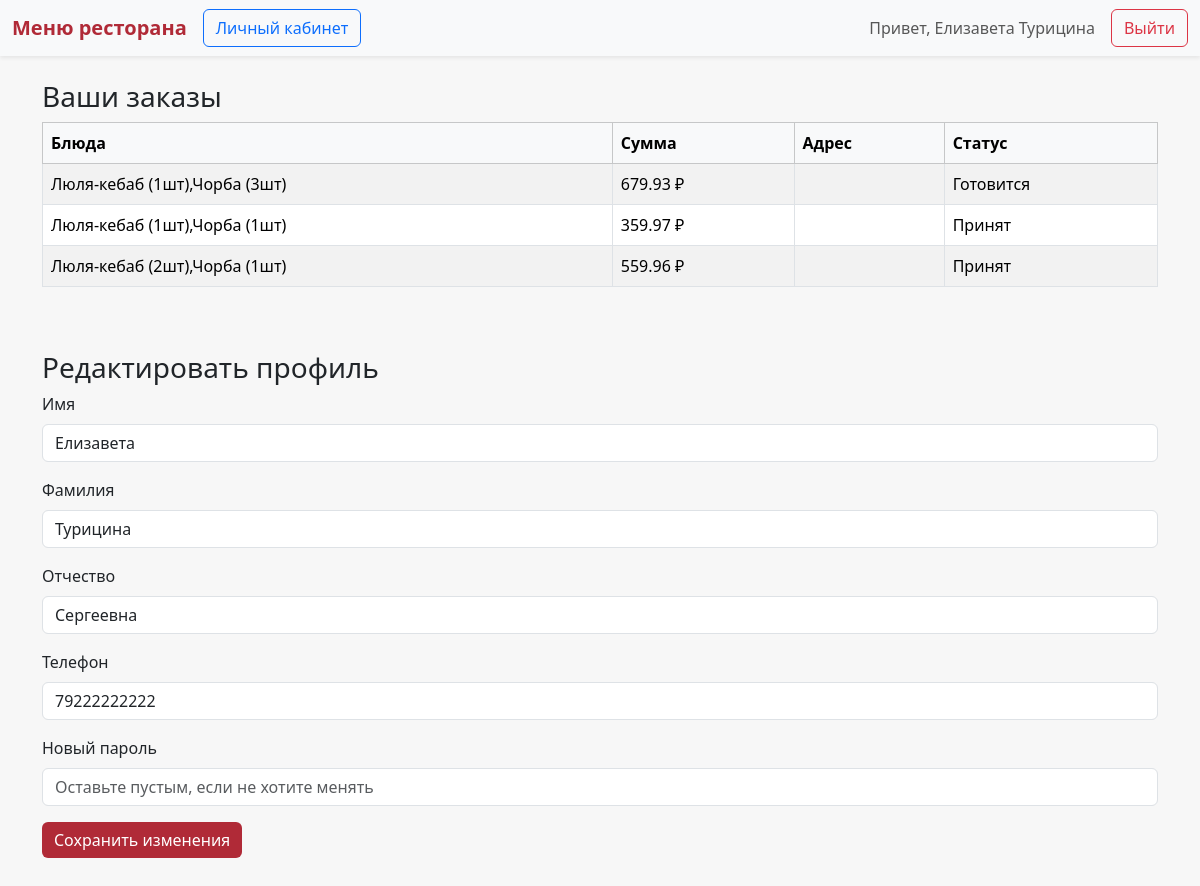
The app's page /client/profile.php (signed in), older data.
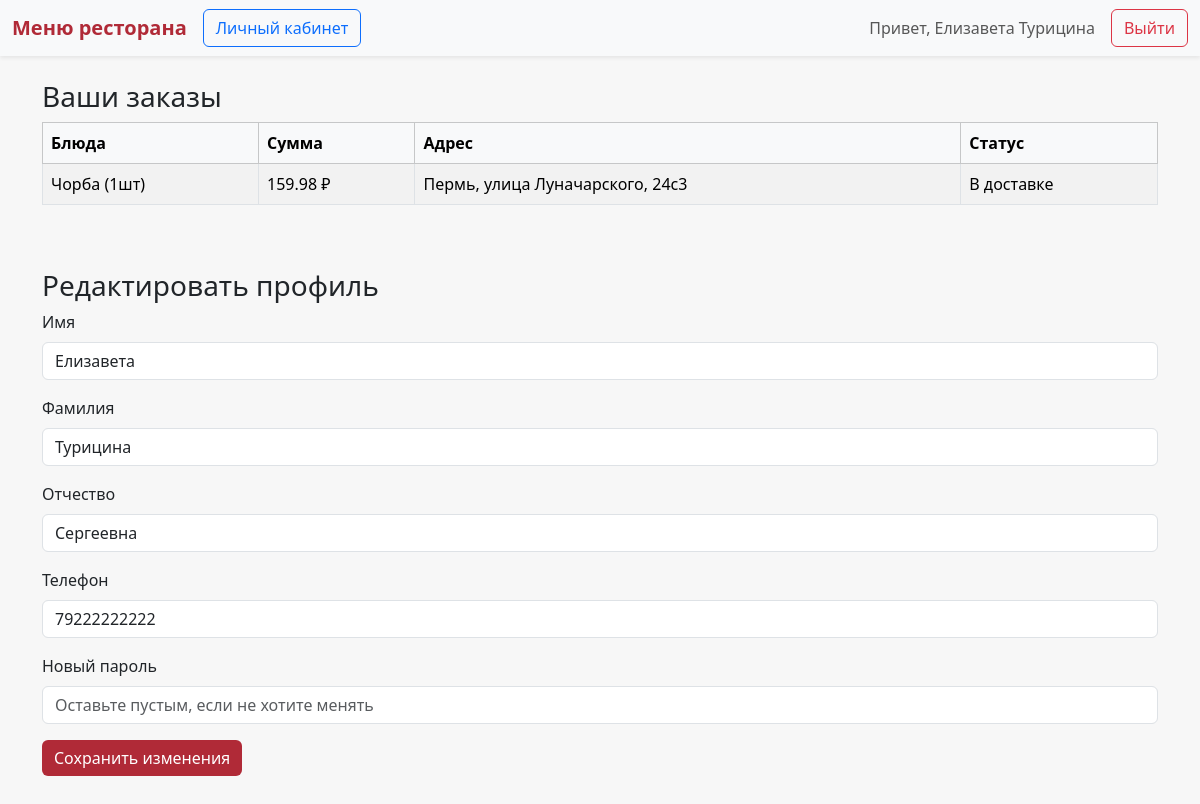
The same page, newer data.
### tables this page shows
CREATE TABLE `Users` (
  `Id` int(11) NOT NULL,
  `Surname` varchar(255) NOT NULL,
  `Name` varchar(255) NOT NULL,
  `Patronomyc` varchar(255) DEFAULT NULL,
  `Phone` varchar(255) NOT NULL,
  `Password` varchar(1000) NOT NULL,
  `Role` enum('client','courier','admin') NOT NULL
);

CREATE TABLE `Orders` (
  `Id` int(11) NOT NULL,
  `IdClient` int(11) NOT NULL,
  `IdCourier` int(11) NOT NULL,
  `TotalSum` decimal(10,2) NOT NULL,
  `Address` varchar(255) NOT NULL,
  `Status` enum('accepted','progress','ready','delivery','delivered') NOT NULL
);

### client/profile.php (the view, shortened to what this page needs)
<?php
    include("../settings/connect_database.php");
    if(isset($_SESSION['user'])) {
        if($_SESSION['user'] != -1) {
            $query = $mysqli->query("SELECT `Role`, `Name`, `Surname` FROM `Users` WHERE `Id` = ".$_SESSION["user"]);
            if($query && $query->num_rows == 1) {
                $read = $query->fetch_assoc();
            }
        } else {
            header("Location: ../index.php");
        }
    } else {
        header("Location: ../index.php");
    }
    $userId = $_SESSION['user'];
    $userQuery = $mysqli->query("SELECT * FROM Users WHERE Id = {$userId}");
    $user = $userQuery->fetch_assoc();
    $username = $read["Name"]. ' '. $read["Surname"];
    $statusMap = [
        'accepted'  => 'Принят',
        'progress'  => 'Готовится',
        'ready'     => 'Готов',
        'delivery'  => 'В доставке',
        'delivered' => 'Доставлен'
    ];
    $ordersQuery = $mysqli->query("SELECT
            o.Id, o.TotalSum, o.Address, o.Status, o.IdCourier,
            GROUP_CONCAT(d.Name, ' (', od.Quantity, 'шт)') AS Dishes
        FROM Orders o
        LEFT JOIN OrdersDishes od ON od.IdOrder = o.Id
        LEFT JOIN Dishes d ON d.Id = od.IdDishes
        WHERE o.IdClient = {$userId}
        GROUP BY o.Id
        ORDER BY o.Id DESC");
?>
<!DOCTYPE html>
<html lang="ru">
<head>
    <link href="https://cdn.jsdelivr.net/npm/bootstrap@5.3.2/dist/css/bootstrap.min.css" rel="stylesheet">
</head>
<body>
    <nav class="navbar navbar-expand-lg navbar-light bg-light shadow-sm mb-4">
        <div class="container-fluid">
            <a class="navbar-brand" href="client.php">Меню ресторана</a>
            <div class="collapse navbar-collapse">
                <ul class="navbar-nav me-auto">
                    <li class="nav-item">
                        <a href="profile.php" class="btn btn-outline-primary">Личный кабинет</a>
                    </li>
                </ul>
                <span class="navbar-text me-3">Привет, <?= $username ?></span>
                <a href="../functions/logout.php" class="btn btn-outline-danger">Выйти</a>
            </div>
        </div>
    </nav>
    <div class="container mt-4">
        <h3>Ваши заказы</h3>
        <div class="table-responsive mb-5">
            <table class="table table-striped table-bordered align-middle">
                <thead class="table-light">
                    <tr>
                        <th>Блюда</th>
                        <th>Сумма</th>
                        <th>Адрес</th>
                        <th>Статус</th>
                    </tr>
                </thead>
                <tbody>
                    <?php while($order = $ordersQuery->fetch_assoc()): ?>
                        <tr>
                            <td><?= $order['Dishes'] ?: '—' ?></td>
                            <td><?= $order['TotalSum'] ?> ₽</td>
                            <td><?= $order['Address'] ?></td>
                            <td><?= $statusMap[$order['Status']] ?? $order['Status'] ?></td>
                        </tr>
                    <?php endwhile; ?>
                </tbody>
            </table>
        </div>
        <h3>Редактировать профиль</h3>
        <form method="post" class="mb-5">
            <div class="mb-3">
                <label class="form-label">Имя</label>
                <input type="text" name="name" class="form-control" value="<?= $user['Name'] ?>" required>
            </div>
            <div class="mb-3">
                <label class="form-label">Фамилия</label>
                <input type="text" name="surname" class="form-control" value="<?= $user['Surname'] ?>" required>
            </div>
            <div class="mb-3">
                <label class="form-label">Отчество</label>
                <input type="text" name="patronomyc" class="form-control" value="<?= $user['Patronomyc'] ?>" required>
            </div>
            <div class="mb-3">
                <label class="form-label">Телефон</label>
                <input type="text" name="phone" class="form-control" value="<?= $user['Phone'] ?>" readonly>
            </div>
            <div class="mb-3">
                <label class="form-label">Новый пароль</label>
                <input type="password" name="password" class="form-control" placeholder="Оставьте пустым, если не хотите менять">
            </div>
            <button type="submit" class="btn btn-accent">Сохранить изменения</button>
        </form>
    </div>
</body>
</html>

### client/profile.php (style rules this page uses)
body { background-color: #f7f7f7; }
.navbar-brand { font-weight: 600; color: #b02a37 !important; }
.btn-accent { background-color: #b02a37; border: none; color: white; }

Row changes from the older to the newer data that the page shows:
removed orders: Dishes "Люля-кебаб (1шт),Чорба (3шт)", TotalSum "679.93", Status "Готовится"
removed orders: Dishes "Люля-кебаб (1шт),Чорба (1шт)", TotalSum "359.97", Status "Принят"
removed orders: Dishes "Люля-кебаб (2шт),Чорба (1шт)", TotalSum "559.96", Status "Принят"
added orders: Dishes "Чорба (1шт)", TotalSum "159.98", Address "Пермь, улица Луначарского, 24с3", Status "В доставке"
